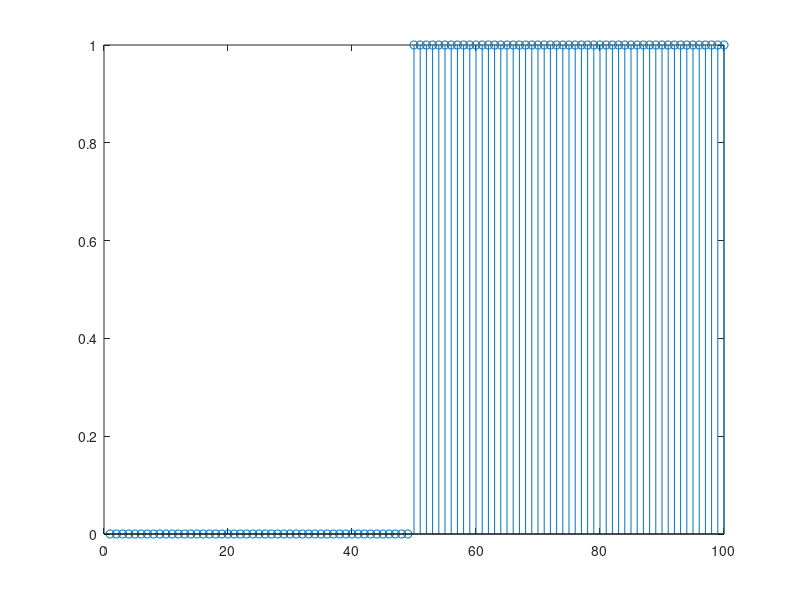
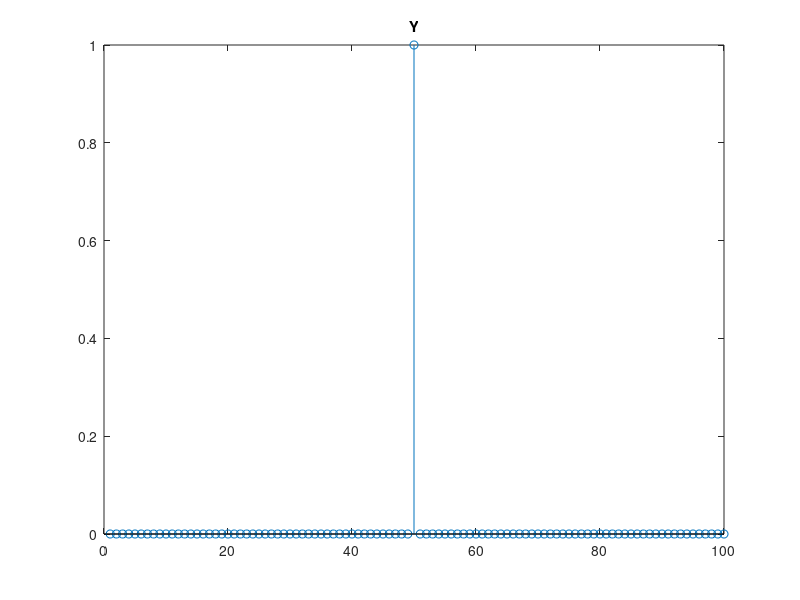

Recreate these plots in MATLAB, in order.
N = 100;

x = zeros(1, N);
x(N/2:N) = 1;

for n = 2:N
  y(n) = x(n) - x(n-1);
end

figure;
stem(x);

figure;
stem(y);
title('Y');
